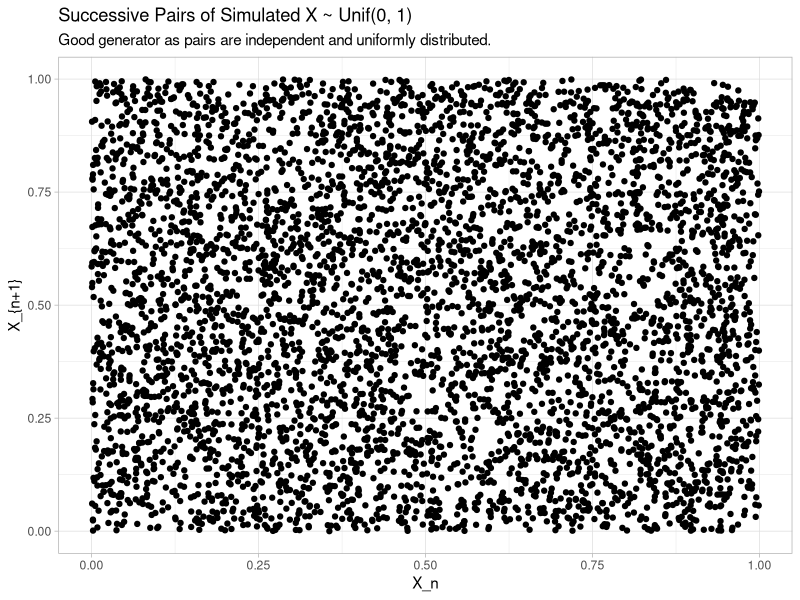
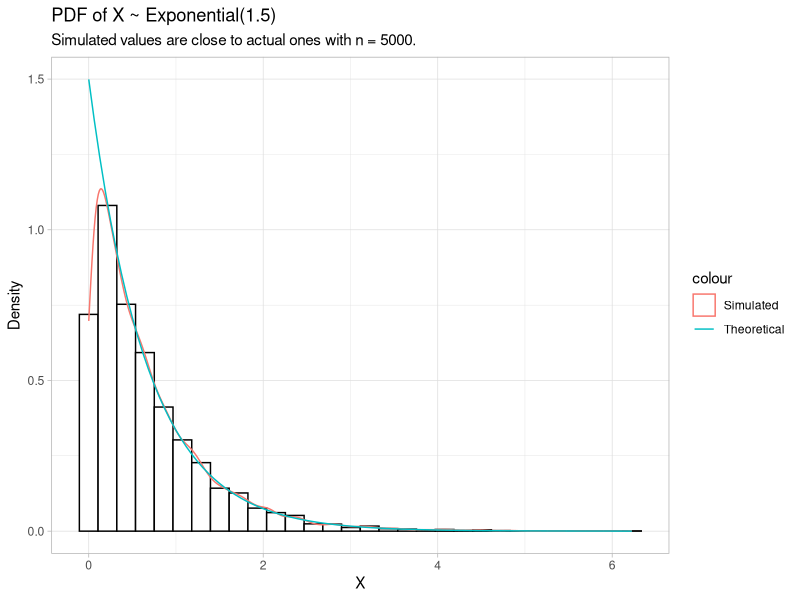
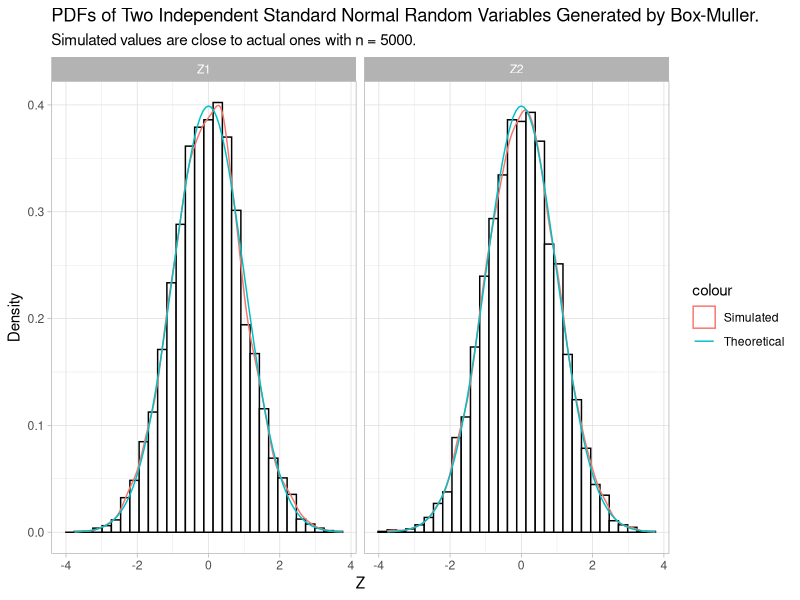

These charts were generated, in order, by the following R code:
# HW10: LCG for generating distributions
#
# In this exercise, we will walk you through the process of using LCGs to generate
# distributions.
# We suggest the functions you can use to create the tibbles and the plots, but
# you are free to use the methods you are the most comfortable with.
# Make sure that the outputs look exactly like the ones you are supposed to create.
#
# Throughout the exercise:
#    - Use `%>%` to structure your operations.
#    - Use `theme_light()` for the plots.
#    - Do NOT use `for`, `while` or `repeat` loops except for question 1.
#    - When defining functions, you do not need to follow the exact process as
#      suggested by the instructions. However, make sure you are using the same
#      parameter settings, inputs and outputs in order to pass the test.
#
# 1. Load the package `tidyverse`.
#    In this exercise, we will create an LCG to simulate a Uniform distribution
#    and utilize it to simulate some other distributions.
#    First, define a function `lcg_unif` to simulate a Uniform Distribution in
#    [0, 1] using the recurrence relation formula, $X_n = (aX_n − 1 + c) mod m$.
#    `lcg_unif` should:
#       - Take inputs
#         - `n`, the number of samples to generate.
#         - `x`, defaulted to `2^32 - 1`.
#         - `m`, defaulted to `2^32`.
#         - `a`, defaulted to `1103515245`.
#         - `c`, defaulted to `12345`.
#       - Create a vector `rng` of length `n`.
#       - Loop over 1 to `n` to update
#         - `x` using the formula.
#         - `rng[i]` by `x / m`.
#       - Return the vector `rng` for the simulated samples.
#    Use `lcg_unif()` to generate 5000 samples from the Uniform(0, 1) and
#    store the result into a vector `unif_rng`.
#    To check your result, `head(unif_rng, 5)` prints to:
#    [1] 0.74307060 0.87848759 0.77028656 0.04326916 0.83987619
## Do not modify this line!
library(tidyverse)
lcg_unif<-function(n,x=2^32-1,m=2^32,a=1103515245,c=12345){
  rng<-rep(NA,n)
  for(i in 1:n){
    x=(a*x+c)%%m
    rng[i]<-x/m
  }
  return(rng)
}
unif_rng<-lcg_unif(5000)
head(unif_rng,5)
# 2. To check if our parameter choices are good, we would like to draw a
#    scatterplot for successive pairs (X[i], X[i + 1]) of the samples generated
#    by our LCG. Ideally, these pairs should be independent and should fill the
#    entire sample space.
#    (1) Create a tibble `unif_pairs` of size 4999 x 2 with columns `X1` and
#        `X2`, where `X1` is `unif_rng[1:4999]` and `X2` is `unif_rng[2:5000]`.
#        To do this, you can use:
#           - `tibble()` to make a tibble for `unif_rng[1:4999]` and
#             `unif_rng[2:5000]`.
#           - `rename()` to rename the columns as `X1` and `X2`.
#        To check your result, `unif_pairs` prints to:
#        # A tibble: 4,999 x 2
#             X1     X2
#           <dbl>  <dbl>
#        1 0.743  0.878
#        2 0.878  0.770
#        3 0.770  0.0433
#        4 0.0433 0.840
#        5 0.840  0.388
#        # … with 4,994 more rows
#    (2) Draw the scatterplot for the successive pairs using `unif_pairs`.
#        To do this, you can use:
#           - `ggplot()` to initialize a ggplot object and specify variables to plot.
#           - `geom_point()` to draw the scatterplot.
#           - `labs()` to format the labels such that:
#             - `title = "Successive Pairs of Simulated X ~ Unif(0, 1)"`
#             - `subtitle = "Good generator as pairs are independent and uniformly distributed."`
#             - `x = "X_n"`
#             - `y = "X_{n+1}"`
#        Store the plot into a ggplot object `g1`.
## Do not modify this line!
unif_pairs<-tibble(X1=unif_rng[1:4999],X2=unif_rng[2:5000])

g1<-ggplot(data=unif_pairs,aes(X1,X2))+
  geom_point()+
  labs(title = "Successive Pairs of Simulated X ~ Unif(0, 1)",
       subtitle = "Good generator as pairs are independent and uniformly distributed.",
       x="X_n",
       y="X_{n+1}")+
  theme_light()
g1

# 3. With `lcg_unif`, we would like to first similuate an exponential distribution.
#    Define a function `lcg_exp` that
#       - Takes inputs
#         - `n`, the number of samples to generate.
#         - `rate`, the rate parameter of the exponential distribution,
#           defaulted to `1.5`.
#       - Creates
#         - A vector `U` of length `n` for samples from Uniform(0, 1) using
#           `lcg_unif()`.
#         - A vector `E` of length `n` for samples from Exponential(rate) using
#           `- 1 / rate * log(U)`.
#       - Returns a tibble of size n x 1 with the column `E`.
#    Use `lcg_exp()` to generate 5000 samples for Exponential(1.5) and store the
#    result into a vector `exp_rng`.
#    To check your result, `exp_rng` prints to:
#    # A tibble: 5,000 x 1
#           E
#       <dbl>
#    1 0.198
#    2 0.0864
#    3 0.174
#    4 2.09
#    5 0.116
#    # … with 4,995 more rows
## Do not modify this line!
lcg_exp<-function(n,rate=1.5){
  U<-lcg_unif(n)
  E<--1/rate*log(U)
  return(tibble(E=E))
}

exp_rng<-lcg_exp(5000)
exp_rng
# 4. Draw a histogram with density plot to compare the simulated distribution
#    and the actual one.
#    To do this, you can use:
#       - `ggplot()` to initialize a ggplot object and specify variables to plot.
#       - `geom_histogram()` to draw the density histogram, setting
#          `fill = "white", color = "black"`.
#          Hint: set `y` as density instead of count in the aesthetics.
#       - `geom_density()` to draw the density plot, setting `aes(color = "Simulated")`.
#       - `stat_function()` to add a density curve for Exponential(1.5) using
#         `dexp`, setting `aes(color = "Theoretical")`.
#       - `labs()` to format the labels such that:
#         - `title = "PDF of X ~ Exponential(1.5)"`
#         - `subtitle = "Simulated values are close to actual ones with n = 5000."`
#         - `x = "X"`
#         - `y = "Density"`
#    Store the plot into a ggplot object `g2`.
## Do not modify this line!
g2<-ggplot(data=exp_rng,aes(x=E))+
  geom_histogram(aes(y=..density..),fill="white",color="black")+
  geom_density(aes(color="Simulated"))+
  stat_function(fun=dexp,args=list(rate=1.5),aes(color="Theoretical"))+
  labs(title = "PDF of X ~ Exponential(1.5)",
       subtitle="Simulated values are close to actual ones with n = 5000.",
       x="X",
       y="Density")+
  theme_light()
g2


# 5. With `lcg_unif`, we can also simulate a normal distribution. We will use
#    the Box-Muller transformation to generate a pair of independent normal
#    variables (Z1, Z2) by transforming a pair of independent Uniform(0, 1)
#    random variables (U1, U2). The formulas follow:
#       - `Z1 = mean + sd * sqrt(-2 * log(U1)) * cos(2 * pi * U2)`.
#       - `Z2 = mean + sd * sqrt(-2 * log(U1)) * sin(2 * pi * U2)`.
#    With the formulas, define a function `lcg_norm` that
#       - Takes inputs
#         - `n`, the number of samples to generate.
#         - `mean`, the mean parameter of the normal distribution, defaulted to 0.
#         - `sd`, the standard deviation parameter of the normal distribution,
#           defaulted to 1.
#       - Creates
#         - A vector `U1` of length `n` for samples from Uniform(0, 1) using
#           `lcg_unif()` with `x = 2^32 - 1`.
#         - A vector `U2` of length `n` for samples from Uniform(0, 1) using
#           `lcg_unif()` with `x = 2^32 - 2`.
#         - A vector `Z1` of length `n` for samples from Normal(mean, sd) using
#           the formulas above.
#         - A vector `Z2` of length `n` for samples from Normal(mean, sd) using
#           the formulas above.
#       - Returns a tibble of size n x 2 with columns `Z1` and `Z2`.
#    Use `lcg_norm()` to generate 5000 samples for a pair of independent
#    Normal(0, 1) and store the result into a vector `norm_rng`.
#    To check your result, `norm_rng` prints to:
#    # A tibble: 5,000 x 2
#          Z1      Z2
#       <dbl>   <dbl>
#    1 -0.768  0.0670
#    2 -0.237 -0.451
#    3 -0.612  0.384
#    4  0.848 -2.36
#    5 -0.241  0.539
#    # … with 4,995 more rows
## Do not modify this line!
lcg_norm<-function(n,mean=0,sd=1){
  U1<-lcg_unif(n,x=2^32 - 1)
  U2<-lcg_unif(n,x=2^32 - 2)
  Z1<-mean + sd * sqrt(-2 * log(U1)) * cos(2 * pi * U2)
  Z2<-mean + sd * sqrt(-2 * log(U1)) * sin(2 * pi * U2)
  return(tibble(Z1=Z1,Z2=Z2))
}

norm_rng<-lcg_norm(5000)
norm_rng
# 6. Draw a histogram with density plot to compare the simulated distribution
#    and the actual one.
#    To do this, you can use:
#       - `gather()` to collect `Z1` and `Z2` as a `key` column with corresponding
#         `value`.
#       - `ggplot()` to initialize a ggplot object and specify variables to plot.
#       - `geom_histogram()` to draw the density histogram, setting
#          `fill = "white", color = "black"`.
#          Hint: set `y` as density instead of count in the aesthetics.
#       - `geom_density()` to draw the density plot, setting `aes(color = "Simulated")`.
#       - `stat_function()` to add a density curve for Normal(0, 1) using `dnorm`,
#         setting `aes(color = "Theoretical")`.
#       - `facet_wrap()` to facet the plot by `key`.
#       - `labs()` to format the labels such that:
#         - `title = "PDFs of Two Independent Standard Normal Random Variables Generated by Box-Muller."`
#         - `subtitle = "Simulated values are close to actual ones with n = 5000."`
#         - `x = "Z"`
#         - `y = "Density"`
#    Store the plot into a ggplot object `g3`.
## Do not modify this line!

g3<-norm_rng%>%
  pivot_longer(cols=c(Z1,Z2),
               names_to = "key",
               values_to = "value")%>%
  ggplot(aes(x=value))+
  geom_histogram(aes(y=..density..),fill = "white",color = "black")+
  geom_density(aes(color="Simulated"))+
  stat_function(fun = dnorm,aes(color = "Theoretical"))+
  facet_wrap(~key)+
  labs(title = "PDFs of Two Independent Standard Normal Random Variables Generated by Box-Muller.",
       subtitle = "Simulated values are close to actual ones with n = 5000.",
       x="Z",
       y="Density")+
  theme_light()
g3

